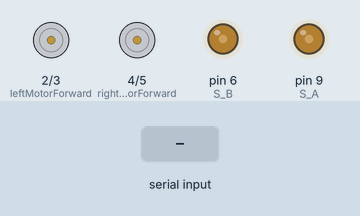
This sketch was run on a simulated Arduino Uno, built with avr-gcc and run on an emulated ATmega328P. Parts: motor-driver pin pairs drawn as motors (green arrow = first pin HIGH = forward, orange = second pin HIGH = backward, longer = more drive), output pins drawn as LEDs (lit = HIGH). The inputs (shaded band) are chosen by the test bench.

Above: at 1.2 s.
1.3 s: "F" received over the second serial link
At 1.7 s:
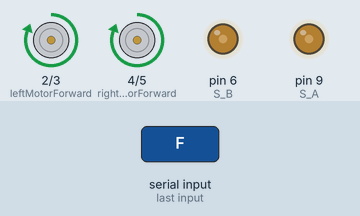
2.8 s: "B" received over the second serial link
At 4.0 s:
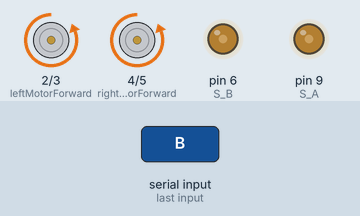
4.3 s: "L" received over the second serial link
At 5.1 s:
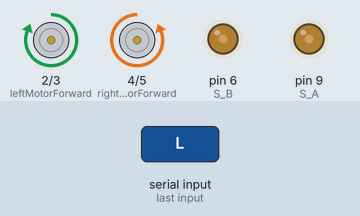
5.8 s: "R" received over the second serial link
At 6.3 s:
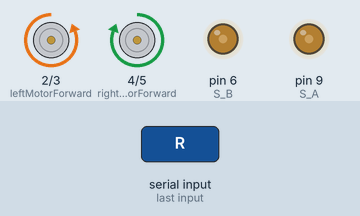
7.3 s: "S" received over the second serial link
At 8.6 s:
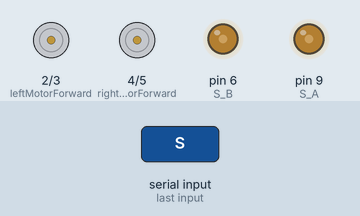
Timing chart, 0 to 9.8 s (numbered marks = the images above; inputs shaded):
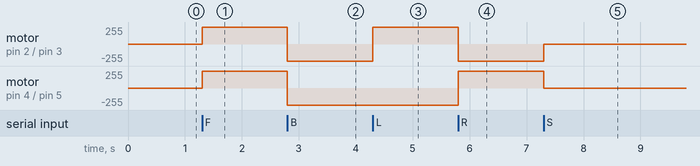

Measured:
- after the input at 1.3 s, motor on pin 2 (leftMotorForward) / pin 3 (leftMotorBackward), motor on pin 4 (rightMotorForward) / pin 5 (rightMotorBackward): stopped → forward 255/255 at once
- after the input at 2.8 s, motor on pin 2 (leftMotorForward) / pin 3 (leftMotorBackward), motor on pin 4 (rightMotorForward) / pin 5 (rightMotorBackward): forward 255/255 → backward 255/255 at once
- after the input at 4.3 s, motor on pin 2 (leftMotorForward) / pin 3 (leftMotorBackward): backward 255/255 → forward 255/255 at once
- after the input at 5.8 s, motor on pin 2 (leftMotorForward) / pin 3 (leftMotorBackward): forward 255/255 → backward 255/255 at once; motor on pin 4 (rightMotorForward) / pin 5 (rightMotorBackward): backward 255/255 → forward 255/255 at once
- after the input at 7.3 s, motor on pin 2 (leftMotorForward) / pin 3 (leftMotorBackward): backward 255/255 → stopped at once; motor on pin 4 (rightMotorForward) / pin 5 (rightMotorBackward): forward 255/255 → stopped at once

The sketch:

Car.ino
```cpp
#include <SoftwareSerial.h>

// L298N Motor Driver Pins

int S_A = 9;  // speed motor a
const int leftMotorForward = 2;
const int leftMotorBackward = 3;
const int rightMotorForward = 4;
const int rightMotorBackward = 5;
int S_B = 6;  // speed motor b
// Bluetooth Module Pins
const int bluetoothRx = 11;
const int bluetoothTx = 12;  // Corrected variable name
SoftwareSerial bluetooth(bluetoothRx, bluetoothTx);

void setup() {
  // Set motor pins as outputs
  pinMode(leftMotorForward, OUTPUT);
  pinMode(leftMotorBackward, OUTPUT);
  pinMode(rightMotorForward, OUTPUT);
  pinMode(rightMotorBackward, OUTPUT);
  analogWrite(S_A, 90); // Adjust this value to decrease Motor A speed
  analogWrite(S_B, 90);
  // Set up serial communication with Bluetooth module
  Serial.begin(9600);
  bluetooth.begin(9600);
}

void loop() {
  if (bluetooth.available() > 0) {
    char command = bluetooth.read();  // Added parentheses
    handleBluetoothCommand(command);
  }
}

void handleBluetoothCommand(char command) {
  switch (command) {
    case 'F':
      moveForward();
      break;
    case 'B':
      moveBackward();
      break;
    case 'L':
      turnLeft();
      break;
    case 'R':
      turnRight();
      break;
    case 'S':
      stopMotors();
      break;
    default:
      // Ignore unrecognized commands
      break;
  }
}

void moveForward() {
  digitalWrite(leftMotorForward, HIGH);
  digitalWrite(leftMotorBackward, LOW);
  digitalWrite(rightMotorForward, HIGH);
  digitalWrite(rightMotorBackward, LOW);
}

void moveBackward() {
  digitalWrite(leftMotorForward, LOW);
  digitalWrite(leftMotorBackward, HIGH);
  digitalWrite(rightMotorForward, LOW);
  digitalWrite(rightMotorBackward, HIGH);
}

void turnLeft() {
  digitalWrite(leftMotorForward, HIGH);
  digitalWrite(leftMotorBackward, LOW);
  digitalWrite(rightMotorForward, LOW);
  digitalWrite(rightMotorBackward, HIGH);
}

void turnRight() {
  digitalWrite(leftMotorForward, LOW);
  digitalWrite(leftMotorBackward, HIGH);
  digitalWrite(rightMotorForward, HIGH);
  digitalWrite(rightMotorBackward, LOW);
}

void stopMotors() {
  digitalWrite(leftMotorForward, LOW);
  digitalWrite(leftMotorBackward, LOW);
  digitalWrite(rightMotorForward, LOW);
  digitalWrite(rightMotorBackward, LOW);
}
```
